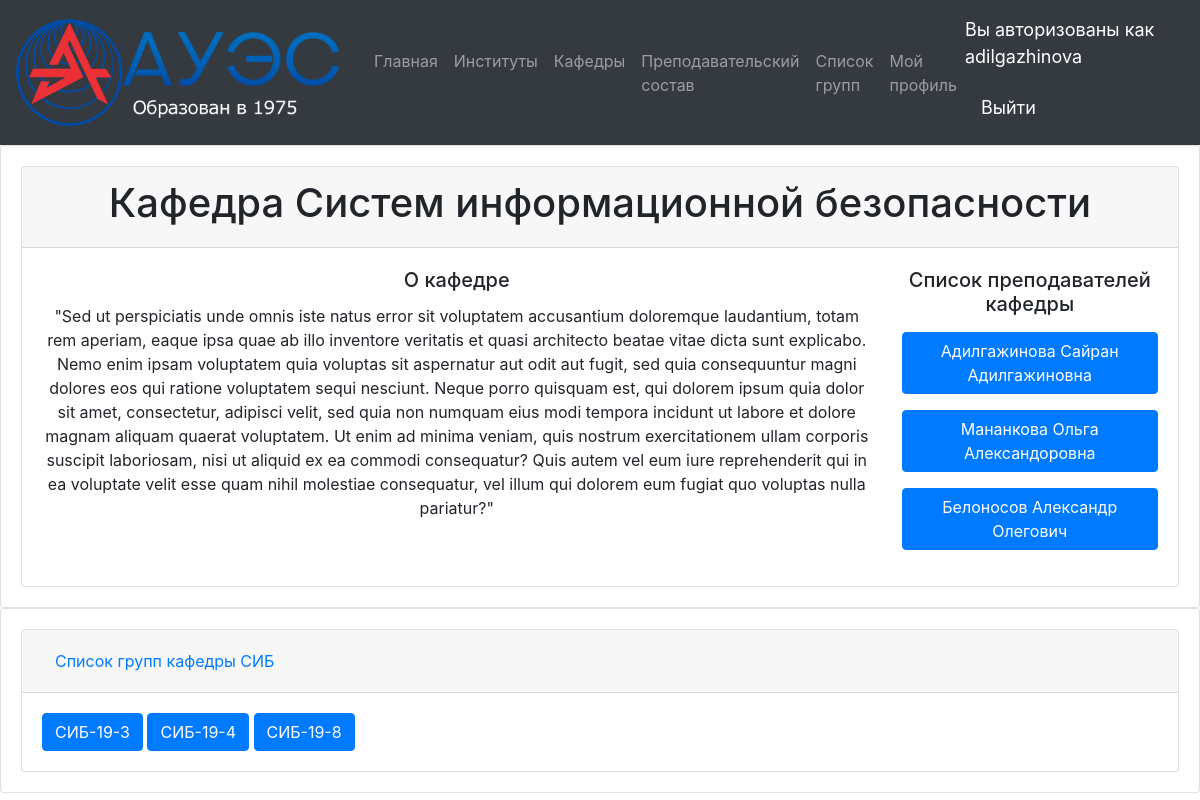
The page /institut/department/sib (signed in) on the database its author committed.
### aues_portal/models.py (models this page shows, shortened)
class Department(models.Model):
	institute = models.ForeignKey(Institute, verbose_name = "Институт", on_delete = models.CASCADE, related_query_name = "institute")
	name = models.CharField("Полное название кафедры", max_length = 100)
	short_name = models.CharField("Аббревиатура кафедры", max_length = 10)
	url_name = models.CharField("Ссылка", max_length = 10)
	info = models.TextField("Информация о кафедре", blank = True)
	class Meta:
		verbose_name = "Кафедра"
		verbose_name_plural = "Кафедры"

class Teacher(models.Model):
	user = models.OneToOneField(User, verbose_name = "Пользовательская страница", null = True, blank = True, on_delete = models.SET_NULL, related_query_name = "user")
	department = models.ForeignKey(Department, verbose_name = "Кафедра", on_delete = models.CASCADE, related_query_name = "department")
	name = models.CharField("Имя", max_length = 20)
	surname = models.CharField("Фамилия", max_length = 20)
	patronymic = models.CharField("Отчество", max_length = 20)
	image = models.ImageField("Фотография", default = "Prof.png", blank = True, upload_to = "Teachers/")
	rezume = models.TextField("Резюме", blank = True)
	phone = models.CharField("Телефон", max_length = 12, blank = True)
	email = models.EmailField("Почта", max_length=254, blank = True)
	post = models.CharField("Занимаемая должность", max_length = 100, blank = True)
	education = models.TextField("Образование", blank = True)
	qualification_up = models.TextField("Повышение квалификации", blank = True)
	science_articles = models.TextField("Научные статьи", blank = True)
	аwards = models.TextField("Награды", blank = True)
	class Meta:
		verbose_name = "Преподаватель"
		verbose_name_plural = "Преподаватели"

class Group(models.Model):
	department = models.ForeignKey(Department, verbose_name = "Кафедра", on_delete = models.CASCADE, related_query_name = "department")
	name = models.CharField("Название группы", max_length = 10)
	group_adviser = models.ForeignKey(Teacher, verbose_name = "Эдвайзер группы", on_delete = models.CASCADE, related_query_name = "group_adviser")
	class Meta:
		verbose_name = "Группа"
		verbose_name_plural = "Группы"

### aues_portal/views.py (the view)
# urls.py: path('institut/department/<str:dep_url>', views.department, name = "department"),
def department(request, dep_url):
	department = Department.objects.get(url_name = dep_url)
	teachers = Teacher.objects.filter(department__url_name = dep_url)
	groups = Group.objects.filter(department__url_name = dep_url)
	context = {'department':department,
	'teachers':teachers,
	'groups':groups,
	}
	return render(request, 'html/department.html', context)

### aues_portal/templates/html/department.html
{% extends 'html/main.html' %}
{% block content %}
<div class="card">
  <div class="card-body">
	<div class="card text-center">
	  <div class="card-header">
	    <h1>{{department.name}}</h1>
	  </div>
	  <div class="card-body">
	  	<div class="row">
		    <div class="col-sm-9">
		    	<h5 class="card-title">О кафедре</h5>
	  			<p class="card-text">{{department.info}}</p>
		    </div>
		    <div class="col-sm-3">
		    	<h5 class="card-title">Список преподавателей кафедры</h5>
	  			<p class="card-text">
	  				{% for i in teachers %}
	  				<p class="card-text">
			      		<a href="{% url 'teacher' i.id %}" class="btn btn-primary">
							{{i.surname}} {{i.name}} {{i.patronymic}}
			      		</a>
			      	</p>
				 	{% endfor %}
	  			</p>
		    </div>
		</div>
	  </div>
	</div>
  </div>
</div>
{% if request.user.is_authenticated %}
	<div class="card">
	  <div class="card-body">
		<div id="accordion">
			<div class="card">
			  <div class="card-header" id="headingTwo">
			    <h5 class="mb-0">
			      <button class="btn btn-link" data-toggle="collapse" data-target="#collapseTwo" aria-expanded="true" aria-controls="collapseTwo">
			        Список групп кафедры {{department.short_name}}
			      </button>
			    </h5>
			  </div>
			  <div id="collapseTwo" class="collapse show" aria-labelledby="headingTwo" data-parent="#accordion">
			    <div class="card-body">
			      {% for group in groups %}
			      	<a href="{% url 'group' group.id %}" class="btn btn-primary">{{group.name}}</a>
				  {% endfor %}
			    </div>
			  </div>
			</div>
		</div>
	  </div>
	</div>
{% endif %}
{% endblock %}

### aues_portal/templates/html/navbar.html (shortened to what this page needs)
{% load static %}
<nav class="navbar navbar-expand-lg navbar-dark bg-dark">
  <img id="logo" src="{% static 'images/log.png' %}">
  <div class="collapse navbar-collapse" id="navbarSupportedContent">
    <ul class="navbar-nav mr-auto">
        <a class="nav-link" href="{% url 'home' %}">Главная</a>
        <a class="nav-link" href="{% url 'instituts' %}">Институты</a>
        <a class="nav-link" href="{% url 'departments' %}">Кафедры</a>
        <a class="nav-link" href="{% url 'teachers' %}">Преподавательский состав</a>
      {% if request.user.is_authenticated %}
          <a class="nav-link" href="{% url 'groups' %}">Список групп</a>
      {% endif %}
      {% if request.user.is_authenticated %}
          <a class="nav-link" href="{% url 'user' %}">Мой профиль</a>
      {% endif %}
    </ul>
    <span class="form-inline my-2 my-lg-0">
      {% if request.user.is_authenticated %}
        <span id = "hellow-msg" class="navbar-text mr-sm-2">Вы авторизованы как {{request.user}}</span>
        <span id = "hellow-msg" class="navbar-text my-2 my-sm-0"><a class="nav-link" href="{% url 'logout' %}">Выйти</a></span>
        {% else %}
        <span id = "hellow-msg" class="navbar-text mr-sm-2">Вы авторизованы как Гость</span>
        <span id = "hellow-msg" class="navbar-text my-2 my-sm-0"><a class="nav-link" href="{% url 'login' %}">Войти</a></span>
      {% endif %}
    </span>
  </div>
</nav>

### static/css/main.css (style rules this page uses)
#hellow-msg { font-size: 18px; color: #fff; }
#logo { max-width: 350px; }

### rows shown on the page
Department: name "Кафедра Систем информационной безопасности", info "\"Sed ut perspiciatis unde omnis iste natus error sit voluptatem accusantium doloremque laudantium, totam rem aperiam, eaque ipsa quae ab illo inventore veritatis et quasi architecto beatae vitae dicta sunt explicabo. Nemo enim ipsam voluptatem quia voluptas sit aspernatur aut odit aut fugit, sed quia consequuntur magni dolores eos qui ratione voluptatem sequi nesciunt. Neque porro quisquam est, qui dolorem ipsum quia dolor sit amet, consectetur, adipisci velit, sed quia non numquam eius modi tempora incidunt ut labore et dolore magnam aliquam quaerat voluptatem. Ut enim ad minima veniam, quis nostrum exercitationem ullam corporis suscipit laboriosam, nisi ut aliquid ex ea commodi…", short_name "СИБ"
Teacher: surname "Адилгажинова", name "Сайран", patronymic "Адилгажиновна"
Teacher: surname "Мананкова", name "Ольга", patronymic "Александоровна"
Teacher: surname "Белоносов", name "Александр", patronymic "Олегович"
Group: name "СИБ-19-3"
Group: name "СИБ-19-4"
Group: name "СИБ-19-8"

### other values the page prints
{{ request.user }} "adilgazhinova"
